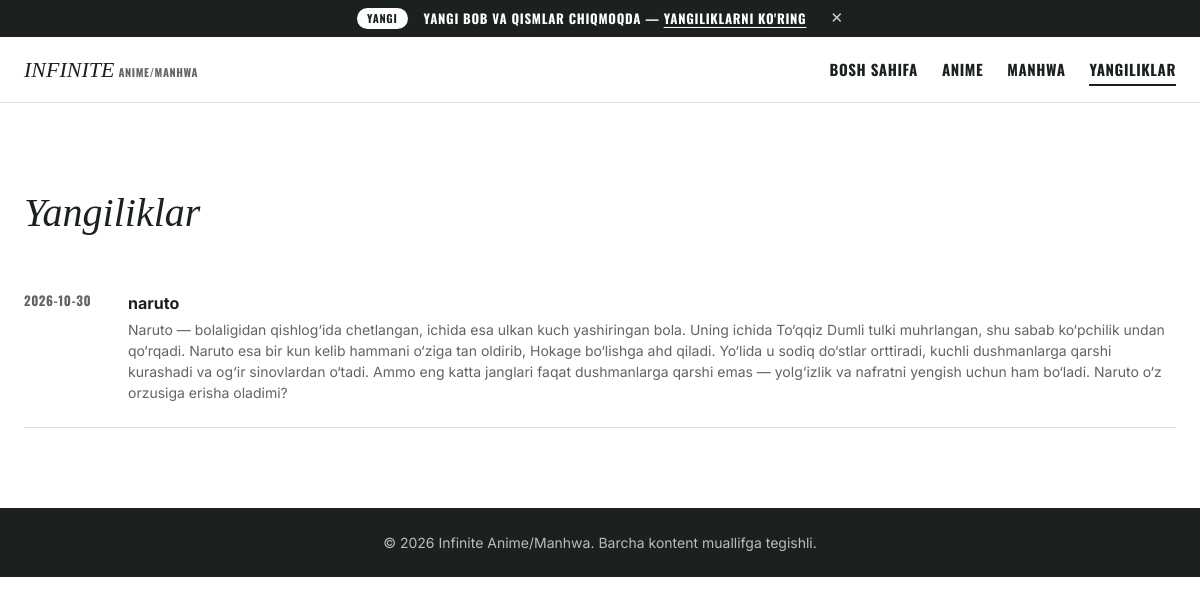
Page /news on the committed database.
### tables this page shows
CREATE TABLE news (
            id INTEGER PRIMARY KEY AUTOINCREMENT,
            title TEXT NOT NULL,
            body TEXT DEFAULT '',
            created_at TEXT DEFAULT (datetime('now'))
        );

### app.py (the view)
@app.route("/news")
def news():
    items = get_db().execute("SELECT * FROM news ORDER BY created_at DESC, id DESC").fetchall()
    return render_template("news.html", items=items)

### app.py (called while the page is built)
def get_db():
    if "db" not in g:
        g.db = sqlite3.connect(DB_PATH)
        g.db.row_factory = sqlite3.Row
        g.db.execute("PRAGMA foreign_keys = ON")
    return g.db

@app.context_processor
def inject_helpers():
    return {"csrf_token": csrf_token, "kind_word": kind_word}

@app.before_request
def check_csrf():
    if request.method == "POST":
        expected = session.get("csrf")
        sent = request.form.get("csrf_token", "")
        if not expected or not hmac.compare_digest(sent, expected):
            abort(400)

### templates/news.html (shortened to what this page needs)
{% extends "base.html" %}
{% block content %}
<section class="section">
  <div class="wrap">
    <div class="section__head"><h1 class="section__title">Yangiliklar</h1></div>
    <div class="news-list">
      {% for n in items %}
      <div class="news-item">
        <div class="news-item__date">{{ n.created_at[:10] }}</div>
        <div>
          <div class="news-item__title">{{ n.title }}</div>
          {% if n.body %}<div class="news-item__desc">{{ n.body }}</div>{% endif %}
        </div>
      </div>
      {% else %}
      <p style="color:var(--graphite);">Hozircha yangilik yo'q.</p>
      {% endfor %}
    </div>
  </div>
</section>
{% endblock %}

### static/css/style.css (style rules this page uses)
:root { --ink: #1a211e; --obsidian: #0c0c0c; --paper: #ffffff; --fog: #eef1f0; --mist: #e0e0e0; --ash: #cccfcd; --graphite: #606562; --ember: #cc2e39; --font-serif: "Playfair Display", Georgia, "Times New Roman", serif; --font-body: "Inter", -apple-system, "Helvetica Neue", Arial, sans-serif; --font-label: "Oswald", "Inter", sans-serif; --max-width: 1200px; --space-1: 8px; --space-2: 16px; --space-3: 24px; --space-4: 48px; --space-5: 64px; --space-6: 80px; --radius-nav: 4px; --radius-input: 4px; --radius-btn: 4px; --radius-card: 8px; --radius-badge: 9999px; }
* { margin: 0; padding: 0; box-sizing: border-box; }
html { scroll-behavior: smooth; }
body { background: var(--paper); color: var(--ink); font-family: var(--font-body); font-weight: 400; line-height: 1.5; font-size: 16px; }
.wrap { max-width: var(--max-width); margin: 0 auto; padding: 0 var(--space-3); }
.section { padding: var(--space-6) 0; }
.section__head { display: flex; align-items: baseline; justify-content: space-between; gap: var(--space-2); margin-bottom: var(--space-3); }
.section__title { font-family: var(--font-serif); font-style: italic; font-weight: 400; font-size: clamp(28px, 4vw, 40px); color: var(--ink); }
.news-list { display: flex; flex-direction: column; }
.news-item { display: flex; gap: var(--space-3); align-items: flex-start; padding: var(--space-3) 0; border-bottom: 1px solid var(--mist); }
.news-item__date { flex-shrink: 0; font-family: var(--font-label); font-weight: 700; font-size: 13px; letter-spacing: 0.04em; color: var(--graphite); width: 80px; }
.news-item__title { font-weight: 700; font-size: 16px; color: var(--ink); }
.news-item__desc { margin-top: 4px; color: var(--graphite); font-size: 14px; }

### rows in the picture
news: created_at "2026-10-30", title "naruto", body "Naruto — bolaligidan qishlog‘ida chetlangan, ichida esa ulkan kuch yashiringan bola. Uning ichida To‘qqiz Dumli tulki muhrlangan, shu sabab ko‘pchilik undan qo‘rqadi. Naruto esa bir kun kelib hammani o‘ziga tan oldirib, Hokage bo‘lishga ahd qiladi. Yo‘lida u sodiq do‘stlar orttiradi, kuchli dushmanlarga qarshi kurashadi va og‘ir sinovlardan o‘tadi. Ammo eng katta janglari faqat dushmanlarga qarshi emas — yolg‘izlik va nafratni yengish uchun ham bo‘ladi. Naruto o‘z orzusiga erisha oladimi?"
